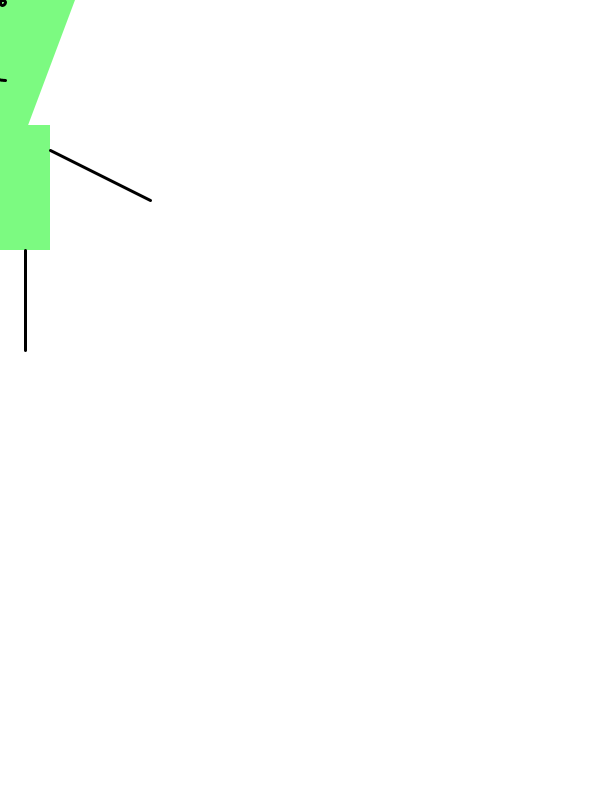
Frame 1 (no input)
Frame 60 (the mouse pressed at the canvas centre just before this capture): identical to frame 1, image omitted
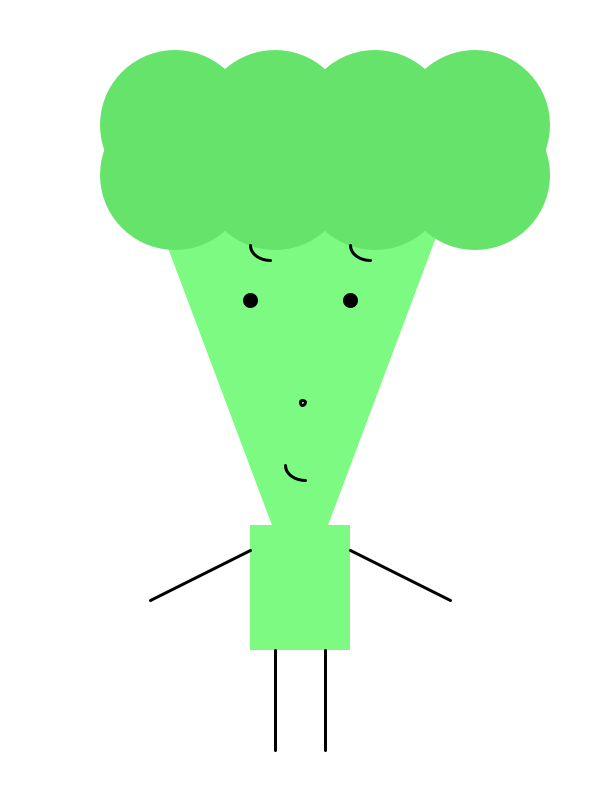
Frame 120 (the mouse held since frame 60 and released just before this capture)

The Processing sketch that drew these frames (run headless with seeded random() and noise(); from frame 60 on, the mouse is pressed at the canvas centre):

// Processing sketch: processing_156583
// ── processing_156583.pde

/*
  MFADT BOOTCAMP Day02 HOMEWORK by Sherry Zhang
  MR. BROCCOLI now moves as your mouse moves, and raises his eyebrows when you press your mouse.
*/

int y;

void setup() {
  size(600, 800); //set window size
}

void draw() {
  //set background color
  background(255); 

  //draw a face
  noStroke();
  fill(124,250,129);
  triangle(mouseX-150,mouseY-200,mouseX+150,mouseY-200,mouseX,mouseY+200);
  
  //draw a body
  quad(mouseX-50,mouseY+125,mouseX+50,mouseY+125,mouseX+50,mouseY+250,mouseX-50,mouseY+250);

  //draw curly hair
  ellipseMode(CORNER);
  fill(101,227,106);
  ellipse(mouseX-200,mouseY-350,150,150);
  ellipse(mouseX-100,mouseY-350,150,150);
  ellipse(mouseX,mouseY-350,150,150);
  ellipse(mouseX+100,mouseY-350,150,150);
  ellipse(mouseX-200,mouseY-300,150,150);
  ellipse(mouseX-100,mouseY-300,150,150);
  ellipse(mouseX,mouseY-300,150,150);
  ellipse(mouseX+100,mouseY-300,150,150);
  
  //draw two arms
  stroke(0);
  strokeWeight(3);
  line(mouseX-150,mouseY+200,mouseX-50,mouseY+150);
  line(mouseX+150,mouseY+200,mouseX+50,mouseY+150);
  
  //draw two legs
  line(mouseX-25,mouseY+250,mouseX-25,mouseY+350);
  line(mouseX+25,mouseY+250,mouseX+25,mouseY+350);
  
  //draw two eyebrows
  y = mouseY-150; // y value of the location of an eyebrow
  if(mousePressed) y -= 20;
  drawEyebrows(mouseX-150,y);
  
  //draw two eyes
  strokeWeight(15);
  point(mouseX-50,mouseY-100);
  point(mouseX+50,mouseY-100);
  
  //draw a nose
  strokeWeight(3);
  ellipse(mouseX,mouseY,5,5);
  
  //draw a mouth
  arc(mouseX-15,mouseY+50,40,30, HALF_PI, PI);
}

//draw two eyebrows
void drawEyebrows(int a, int b) {
  strokeWeight(3);
  noFill();
  arc(a+100,b,40,30, HALF_PI, PI);
  arc(a+200,b,40,30, HALF_PI, PI);
}

// raise eyebrows when clicking mouse
void mouseClicked() {
  y -= 20;
}
